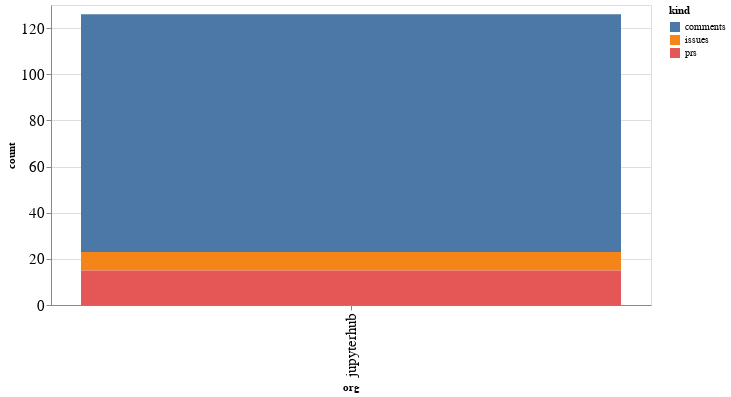

The notebook cell this image was saved under:
### Code cell
alt.Chart(org_summaries, width=600).mark_bar().encode(
    x='org',
    y='count',
    color='kind',
    tooltip="org"
)

### Figure 1 — Vega-Lite specification as saved in the notebook (floating-point values rounded to 4 significant figures)
{"config": {"axisLeft": {"labelFontSize": 15}, "axisBottom": {"labelFontSize": 15}}, "data": {"name": "data-c80d1f1b055696defcb5e4110df25adb"}, "mark": "bar", "encoding": {"color": {"type": "nominal", "field": "kind"}, "tooltip": {"type": "nominal", "field": "org"}, "x": {"type": "nominal", "field": "org"}, "y": {"type": "quantitative", "field": "count"}}, "width": 600, "$schema": "https://vega.github.io/schema/vega-lite/v4.8.1.json", "datasets": {"data-c80d1f1b055696defcb5e4110df25adb": [{"org": "jupyterhub", "kind": "comments", "count": 103}, {"org": "jupyterhub", "kind": "issues", "count": 8}, {"org": "jupyterhub", "kind": "prs", "count": 15}]}}
